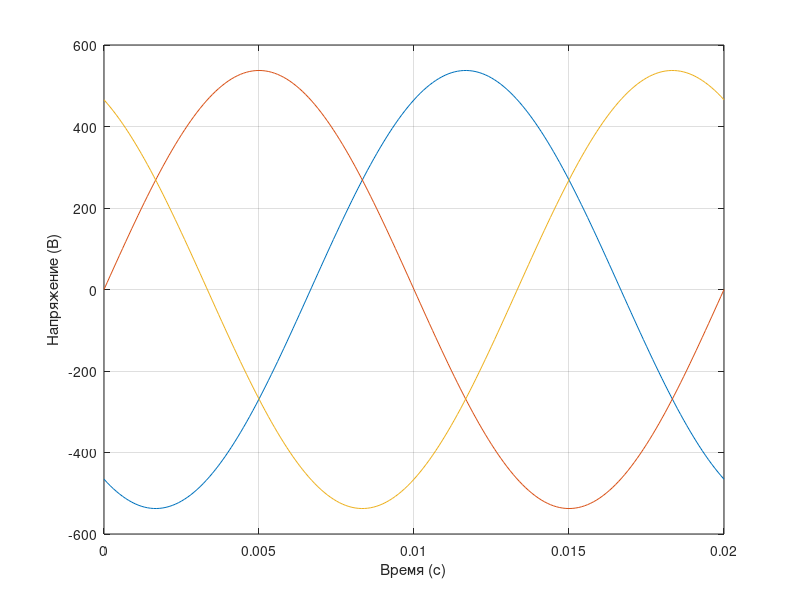
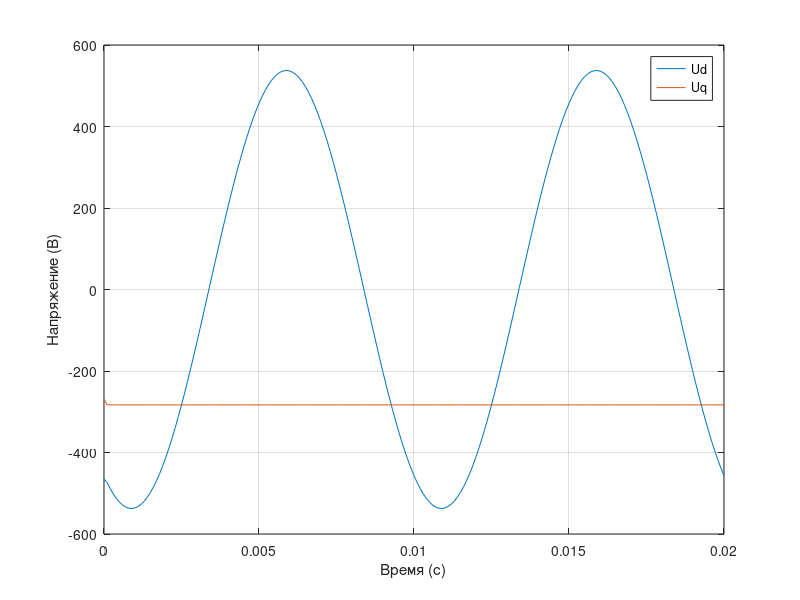

Source code (MATLAB) for these figures, in order:
clc; clear all; close all;

T = 0.02; dt = 0.0001; N = T / dt; 

Um = 537.4823; % Амплитуда напряжения
f = 50; % Частота (Гц)
omega = 2 * pi * f; % Угловая частота (рад/с)
phase1 = -2*pi/3;  phase2 = 0;  phase3 = 2*pi/3; % Начальная фаза (рад)

% Инициализация массивов
Ua = zeros(1, N+1); Ub = zeros(1, N+1); Uc = zeros(1, N+1);
t = zeros(1, N+1);

% Начальные условия
Ua(1) = Um * sin(phase1); Ub(1) = Um * sin(phase2); Uc(1) = Um * sin(phase3);
t(1) = 0;

fi(1)  = 0; fi_dt = 360/N;
Ud = zeros(1, N+1); Uq = zeros(1, N+1);
Ud(1) = ((Ub(1)-Uc(1))/sqrt(3))*sin(deg2rad(fi))+Ua(1)*cos(deg2rad(fi));
Uq(1) = ((Ub(1)-Uc(1))/sqrt(3))*cos(deg2rad(fi))+Ua(1)*sin(deg2rad(fi));

for i = 1:N
    fi(i+1) = fi(i) + fi_dt;
    Ud(i+1) = ((Ub(i)-Uc(i))/sqrt(3))*sin(deg2rad(fi(i+1)))+Ua(i)*cos(deg2rad(fi(i+1)));
    Uq(i+1) = ((Ub(i)-Uc(i))/sqrt(3))*cos(deg2rad(fi(i+1)))+Ua(i)*sin(deg2rad(fi(i+1)));

    t(i+1) = t(i) + dt;
    Ua(i+1) = Um * sin(omega * t(i+1) + phase1);
    Ub(i+1) = Um * sin(omega * t(i+1) + phase2);
    Uc(i+1) = Um * sin(omega * t(i+1) + phase3);
end

figure
plot(t, Ua, t, Ub, t, Uc);
xlabel('Время (с)'); ylabel('Напряжение (В)');
grid on;

figure
plot(t, Ud, t, Uq);
xlabel('Время (с)'); ylabel('Напряжение (В)');
legend('Ud', 'Uq');
grid on;
% 
u=111;
% e